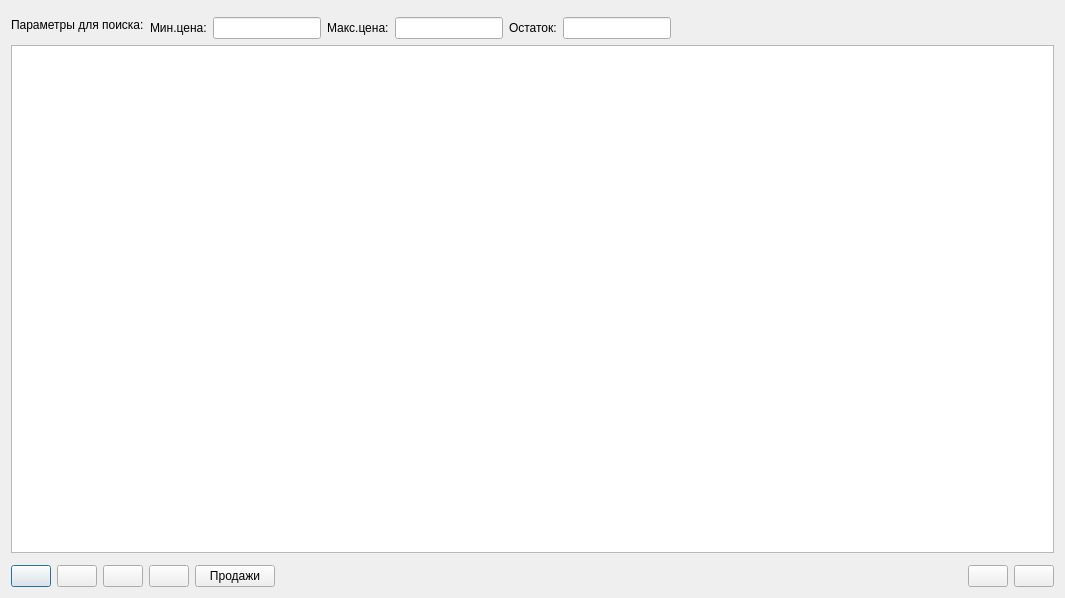
<?xml version="1.0" encoding="UTF-8"?>
<ui version="4.0">
 <class>dialog</class>
 <widget class="Dialog" name="dialog">
  <property name="geometry">
   <rect>
    <x>0</x>
    <y>0</y>
    <width>1065</width>
    <height>598</height>
   </rect>
  </property>
  <property name="sizePolicy">
   <sizepolicy hsizetype="Preferred" vsizetype="Fixed">
    <horstretch>0</horstretch>
    <verstretch>0</verstretch>
   </sizepolicy>
  </property>
  <property name="name" stdset="0">
   <string>vw_прайс</string>
  </property>
  <property name="caption" stdset="0">
   <string>Все прайсы с ценами для поставки по заказу</string>
  </property>
  <layout class="QVBoxLayout" name="vbxLayout">
   <item>
    <layout class="QHBoxLayout">
     <item>
      <widget class="QLabel" name="label">
       <property name="sizePolicy">
        <sizepolicy hsizetype="Fixed" vsizetype="Fixed">
         <horstretch>0</horstretch>
         <verstretch>0</verstretch>
        </sizepolicy>
       </property>
       <property name="text">
        <string>Параметры для поиска:</string>
       </property>
      </widget>
     </item>
     <item>
      <layout class="QVBoxLayout" name="verticalLayout">
       <item>
        <widget class="SearchParameters" name="searchParameters"/>
       </item>
       <item>
        <layout class="QHBoxLayout" name="horizontalLayout">
         <item>
          <widget class="QLabel" name="label_2">
           <property name="sizePolicy">
            <sizepolicy hsizetype="Fixed" vsizetype="Fixed">
             <horstretch>0</horstretch>
             <verstretch>0</verstretch>
            </sizepolicy>
           </property>
           <property name="text">
            <string>Мин.цена:</string>
           </property>
          </widget>
         </item>
         <item>
          <widget class="QLineEdit" name="lineEditMinPrice">
           <property name="enabled">
            <bool>true</bool>
           </property>
           <property name="sizePolicy">
            <sizepolicy hsizetype="Preferred" vsizetype="Fixed">
             <horstretch>0</horstretch>
             <verstretch>0</verstretch>
            </sizepolicy>
           </property>
           <property name="inputMask">
            <string/>
           </property>
           <property name="alignment">
            <set>Qt::AlignRight|Qt::AlignTrailing|Qt::AlignVCenter</set>
           </property>
          </widget>
         </item>
         <item>
          <widget class="QLabel" name="label_3">
           <property name="text">
            <string>Макс.цена:</string>
           </property>
          </widget>
         </item>
         <item>
          <widget class="QLineEdit" name="lineEditMaxPrice">
           <property name="sizePolicy">
            <sizepolicy hsizetype="Preferred" vsizetype="Fixed">
             <horstretch>0</horstretch>
             <verstretch>0</verstretch>
            </sizepolicy>
           </property>
           <property name="inputMask">
            <string/>
           </property>
           <property name="alignment">
            <set>Qt::AlignRight|Qt::AlignTrailing|Qt::AlignVCenter</set>
           </property>
          </widget>
         </item>
         <item>
          <widget class="QLabel" name="label_6">
           <property name="text">
            <string>Остаток:</string>
           </property>
          </widget>
         </item>
         <item>
          <widget class="QLineEdit" name="lineEditOstatok">
           <property name="sizePolicy">
            <sizepolicy hsizetype="Preferred" vsizetype="Fixed">
             <horstretch>0</horstretch>
             <verstretch>0</verstretch>
            </sizepolicy>
           </property>
          </widget>
         </item>
         <item>
          <spacer name="horizontalSpacer_3">
           <property name="orientation">
            <enum>Qt::Horizontal</enum>
           </property>
           <property name="sizeHint" stdset="0">
            <size>
             <width>40</width>
             <height>20</height>
            </size>
           </property>
          </spacer>
         </item>
        </layout>
       </item>
      </layout>
     </item>
    </layout>
   </item>
   <item>
    <layout class="QVBoxLayout" name="tableLayout">
     <item>
      <widget class="TableView" name="tableView">
       <property name="geometry">
        <rect>
         <x>0</x>
         <y>0</y>
         <width>640</width>
         <height>480</height>
        </rect>
       </property>
      </widget>
     </item>
     <item>
      <widget class="Picture" name="picture"/>
     </item>
    </layout>
   </item>
   <item>
    <layout class="QHBoxLayout" name="cmdButtonLayout">
     <item>
      <widget class="QPushButton" name="buttonAdd">
       <property name="text">
        <string/>
       </property>
       <property name="icon">
        <iconset>
         <normaloff>:buttonAdd</normaloff>
         <normalon>:buttonAdd</normalon>
         <activeoff>:buttonAdd</activeoff>
         <activeon>:buttonAdd</activeon>
         <selectedoff>:buttonAdd</selectedoff>
         <selectedon>:buttonAdd</selectedon>:buttonAdd</iconset>
       </property>
      </widget>
     </item>
     <item>
      <widget class="QPushButton" name="buttonDelete">
       <property name="text">
        <string/>
       </property>
       <property name="icon">
        <iconset>
         <normaloff>:buttonDelete</normaloff>
         <normalon>:buttonDelete</normalon>
         <activeoff>:buttonDelete</activeoff>
         <activeon>:buttonDelete</activeon>
         <selectedoff>:buttonDelete</selectedoff>
         <selectedon>:buttonDelete</selectedon>:buttonDelete</iconset>
       </property>
      </widget>
     </item>
     <item>
      <widget class="QPushButton" name="buttonRequery">
       <property name="text">
        <string/>
       </property>
       <property name="icon">
        <iconset>
         <normaloff>:buttonRequery</normaloff>
         <normalon>:buttonRequery</normalon>
         <activeoff>:buttonRequery</activeoff>
         <activeon>:buttonRequery</activeon>
         <selectedoff>:buttonRequery</selectedoff>
         <selectedon>:buttonRequery</selectedon>:buttonRequery</iconset>
       </property>
      </widget>
     </item>
     <item>
      <widget class="QPushButton" name="buttonPrint">
       <property name="enabled">
        <bool>true</bool>
       </property>
       <property name="text">
        <string/>
       </property>
       <property name="icon">
        <iconset>
         <normaloff>:buttonPrint</normaloff>
         <normalon>:buttonPrint</normalon>
         <activeoff>:buttonPrint</activeoff>
         <activeon>:buttonPrint</activeon>
         <selectedoff>:buttonPrint</selectedoff>
         <selectedon>:buttonPrint</selectedon>:buttonPrint</iconset>
       </property>
      </widget>
     </item>
     <item>
      <widget class="QPushButton" name="buttonViewSales">
       <property name="text">
        <string>Продажи</string>
       </property>
      </widget>
     </item>
     <item>
      <spacer name="horizontalSpacer">
       <property name="orientation">
        <enum>Qt::Horizontal</enum>
       </property>
       <property name="sizeHint" stdset="0">
        <size>
         <width>40</width>
         <height>20</height>
        </size>
       </property>
      </spacer>
     </item>
     <item>
      <widget class="QPushButton" name="buttonOk">
       <property name="text">
        <string/>
       </property>
       <property name="icon">
        <iconset>
         <normaloff>:buttonOk</normaloff>
         <normalon>:buttonOk</normalon>
         <activeoff>:buttonOk</activeoff>
         <activeon>:buttonOk</activeon>
         <selectedoff>:buttonOk</selectedoff>
         <selectedon>:buttonOk</selectedon>:buttonOk</iconset>
       </property>
      </widget>
     </item>
     <item>
      <widget class="QPushButton" name="buttonCancel">
       <property name="text">
        <string/>
       </property>
       <property name="icon">
        <iconset>
         <normaloff>:buttonCancel</normaloff>
         <normalon>:buttonCancel</normalon>
         <activeoff>:buttonCancel</activeoff>
         <activeon>:buttonCancel</activeon>
         <selectedoff>:buttonCancel</selectedoff>
         <selectedon>:buttonCancel</selectedon>:buttonCancel</iconset>
       </property>
      </widget>
     </item>
    </layout>
   </item>
  </layout>
 </widget>
 <customwidgets>
  <customwidget>
   <class>Dialog</class>
   <extends>QDialog</extends>
   <header>dialog.h</header>
   <container>1</container>
  </customwidget>
  <customwidget>
   <class>Picture</class>
   <extends>QFrame</extends>
   <header>picture.h</header>
   <container>1</container>
  </customwidget>
  <customwidget>
   <class>TableView</class>
   <extends>QTableView</extends>
   <header>tableview.h</header>
   <addpagemethod>addPage</addpagemethod>
   <container>1</container>
  </customwidget>
  <customwidget>
   <class>SearchParameters</class>
   <extends>QFrame</extends>
   <header>searchparameters.h</header>
   <container>1</container>
  </customwidget>
 </customwidgets>
 <tabstops>
  <tabstop>lineEditMinPrice</tabstop>
  <tabstop>lineEditMaxPrice</tabstop>
  <tabstop>lineEditOstatok</tabstop>
  <tabstop>buttonAdd</tabstop>
  <tabstop>buttonDelete</tabstop>
  <tabstop>buttonRequery</tabstop>
  <tabstop>buttonPrint</tabstop>
  <tabstop>buttonOk</tabstop>
  <tabstop>buttonCancel</tabstop>
 </tabstops>
 <resources>
  <include location="../../../resources.qrc"/>
 </resources>
 <connections/>
</ui>
